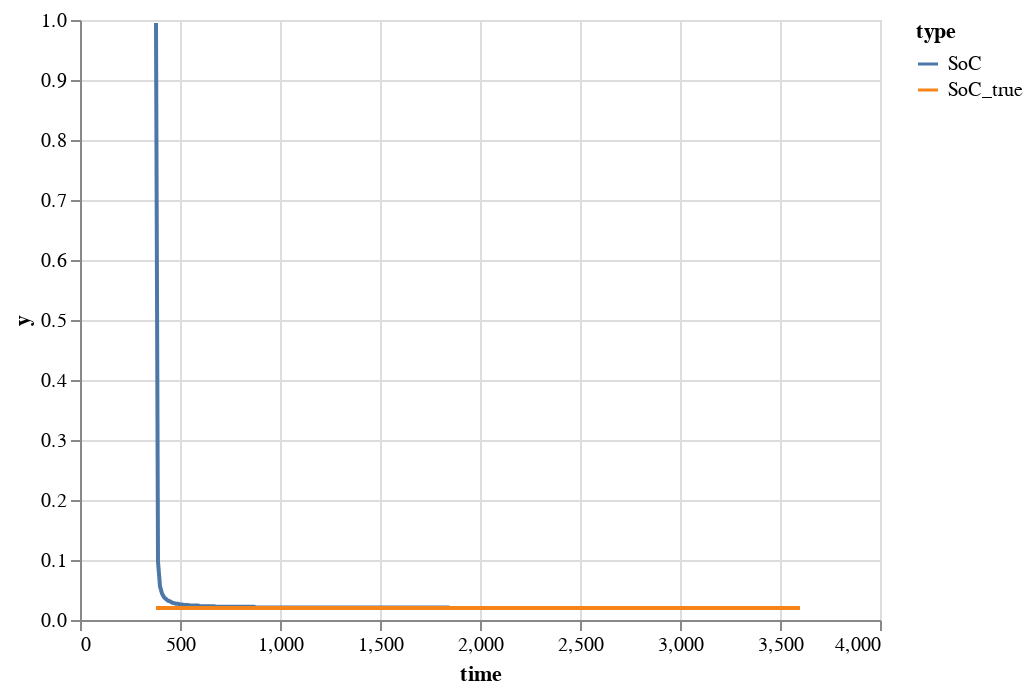

The cell this chart's notebook holds for it:
### Code cell
df = pd.concat([
    pd.DataFrame({'y': socs, 'time': time, 'type': 'SoC'}),
    pd.DataFrame({'y': socs_true[2:], 'time': time, 'type': 'SoC_true'}),
])

alt.Chart(df).mark_line().encode(
    x='time:Q',
    y=alt.Y('y:Q', scale=alt.Scale(domain=[0, 1], clamp=True)),
    color='type:N'
)

### Figure 1 — Vega-Lite specification as saved in the notebook (floating-point values rounded to 4 significant figures; data arrays with more than 128 entries replaced by an {"elided": "..."} marker saying what was removed)
{"config": {"view": {"continuousWidth": 400, "continuousHeight": 300}}, "data": {"name": "data-6def864296cb97f55fdfd9db51667180"}, "mark": "line", "encoding": {"color": {"type": "nominal", "field": "type"}, "x": {"type": "quantitative", "field": "time"}, "y": {"type": "quantitative", "field": "y", "scale": {"clamp": true, "domain": [0, 1]}}}, "$schema": "https://vega.github.io/schema/vega-lite/v4.8.1.json", "datasets": {"data-6def864296cb97f55fdfd9db51667180": {"elided": "646 records"}}}
